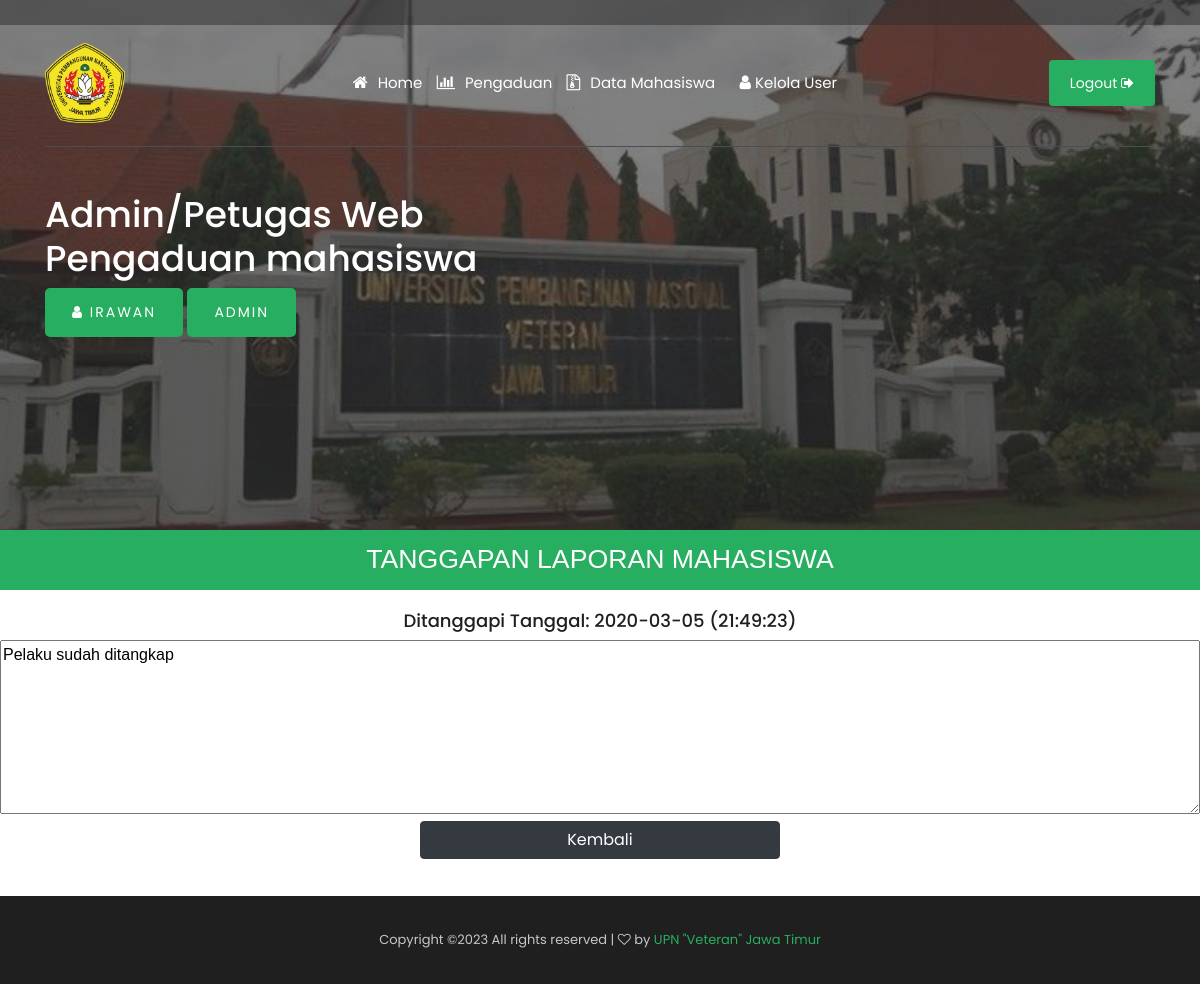
Screenshot of /tanggapan_adm_cek.php?id=Terjadi tindak kekerasan (signed in) with the database file from the repository.
### tables this page shows
CREATE TABLE
    `tanggapan` (
        `id_tanggapan` int(11) NOT NULL AUTO_INCREMENT,
        `id_pengaduan` int(11) NOT NULL,
        `tgl_tanggapan` varchar(40) NOT NULL,
        `isi_laporan` text NOT NULL,
        `tanggapan` text NOT NULL,
        `id_petugas` int(11) NOT NULL,
        PRIMARY KEY (`id_tanggapan`),
        KEY `id_pengaduan` (`id_pengaduan`),
        KEY `id_petugas` (`id_petugas`),
        CONSTRAINT `tanggapan_ibfk_1` FOREIGN KEY (`id_pengaduan`) REFERENCES `pengaduan` (`id_pengaduan`),
        CONSTRAINT `tanggapan_ibfk_2` FOREIGN KEY (`id_petugas`) REFERENCES `petugas` (`id_petugas`)
    );

### tanggapan_adm_cek.php (the view, shortened to what this page needs)
<?php
include 'koneksi.php';
$id= $_GET ['id'];
$p = mysqli_query ($conn, "SELECT * FROM tanggapan WHERE isi_laporan = '$id'");
$data = mysqli_fetch_array ($p);
if(!isset ($_SESSION['nama_petugas'])){
	header ("location: index.php");
	}else{
?>
<!doctype html>
<html class="no-js" lang="zxx">
<head>
   <link rel="stylesheet" href="css/bootstrap.min.css">
    <link rel="stylesheet" href="css/owl.carousel.min.css">
    <link rel="stylesheet" href="css/magnific-popup.css">
    <link rel="stylesheet" href="css/font-awesome.min.css">
    <link rel="stylesheet" href="css/style.css">
</head>
<body>
    <header>
        <div class="header-area ">
            <div class="header-top_area d-none d-lg-block">
                <div class="container">
                    <div class="row">
                        <div class="col-xl-6 col-md-6 ">
                        </div>
                        <div class="col-xl-6 col-md-6">
                        </div>
                    </div>
                </div>
            </div>
            <div id="sticky-header" class="main-header-area">
                <div class="container">
                    <div class="header_bottom_border">
                        <div class="row align-items-center">
                            <div class="col-xl-3 col-lg-2">
                                <div class="logo">
                                    <a href="admin_petugas.php">
                                    <img src="img/logoupnbaru.png" alt="" style="width: 80px; height: 80px;">
                                    </a>
                                </div>
                            </div>
                            <div class="col-xl-6 col-lg-7">
                                <div class="main-menu  d-none d-lg-block">
                                    <nav>
                                        <ul id="navigation">
<?php
$level = $_SESSION ['level'] == 'petugas';
if ($level == 'petugas') {
?>
                                     <i class="fa fa-home" style="color:white"><li><a class="active" href="admin_petugas.php">Home</a></li></i>
                                     <i class="fa fa-bar-chart" style="color:white"><li><a class="active" href="data_pengaduan_petugas.php">Pengaduan</a></li></i>
                                     <i class="fa fa-file-archive-o" style="color:white"><li><a class="active" href="data_mahasiswa.php">Data mahasiswa</a></li></i>
                                    <?php }else{ ?>
                                     <i class="fa fa-home" style="color:white"><li><a class="active" href="admin_petugas.php">Home</a></li></i>
                                     <i class="fa fa-bar-chart" style="color:white"><li><a class="active" href="data_pengaduan.php">Pengaduan</a></li></i>
                                     <i class="fa fa-file-archive-o" style="color:white"><li><a class="active" href="data_mahasiswa.php">Data mahasiswa</a></li></i>
                                     <li><i class="fa fa-user" style="color:white"> <a href="#">Kelola User<i class="ti-angle-down"></i></a></i>
                                            </li>
                                     <?php } ?>
</ul>
                                    </nav>
                                </div>
                            </div>
                            <div class="col-xl-3 col-lg-3 d-none d-lg-block">
                                <div class="Appointment">
                                    <div class="book_btn d-none d-lg-block">
                                        <a href="logout.php" onclick="return confirm('Yakin Ingin Logout?')">Logout <i class="fa fa-sign-out"></i></a>
                                    </div>
                                </div>
                            </div>
                            <div class="col-12">
                            </div>
                        </div>
                    </div>
                </div>
            </div>
        </div>
    </header>
    <div class="slider_area2">
        <div class="slider_active owl-carousel">
            <div class="single_slider  d-flex align-items-center slider_bg_2 overlay2">
                <div class="container">
                    <div class="row">
                        <div class="col-xl-12">
             <div class="slider_text ">
                                <h1 style="color:white">Admin/Petugas Web<br>
                                    Pengaduan mahasiswa</h1>
                                <div class="video_service_btn">
                                    <a href="#" class="boxed-btn3" style="text-transform: uppercase;"><i class="fa fa-user"></i> <?php echo $_SESSION['nama_petugas']?></a>
                                    <a href="#" class="boxed-btn3" style="text-transform: uppercase;"><?php echo $_SESSION['level']?></a>
                                </div>
                    </div>
                        </div>
                    </div>
                </div>
            </div>
        </div>
    </div>
    <div class="project_area">
    <p class="tulisan_input2">TANGGAPAN LAPORAN mahasiswa</p>
<form method="post">
<center><h4 style="margin-top:20px">Ditanggapi Tanggal: <?= $data ['tgl_tanggapan']?></h4></center>
<div style="font-style:normal; font-family:Verdana, Geneva, sans-serif">
<b><textarea rows="7px" style="width:100%;"><?= $data ['tanggapan']?></textarea></b>
</div>
<div>
<center><a class="btn btn-dark" href="data_pengaduan.php" style="width:30%;">Kembali</a></p></center>
</div>
</form>
    </div>
    <br/>
    <footer class="footer">
        <div class="copy-right_text">
            <div class="container">
                <div class="footer_border"></div>
                <div class="row">
                    <div class="col-xl-12">
                        <p class="copy_right text-center">
Copyright &copy;<script>document.write(new Date().getFullYear());</script> All rights reserved | <i class="fa fa-heart-o" aria-hidden="true"></i> by <a href="#" target="_blank">UPN "Veteran" Jawa Timur</a>
                        </p>
                    </div>
                </div>
            </div>
        </div>
    </footer>
</body>
</html>
<?php } ?>

### rows the page displays
tanggapan: tgl_tanggapan "2020-03-05 (21:49:23)", tanggapan "Pelaku sudah ditangkap"

### other values shown
$_SESSION['nama_petugas'] "IRAWAN"
$_SESSION['level'] "ADMIN"
